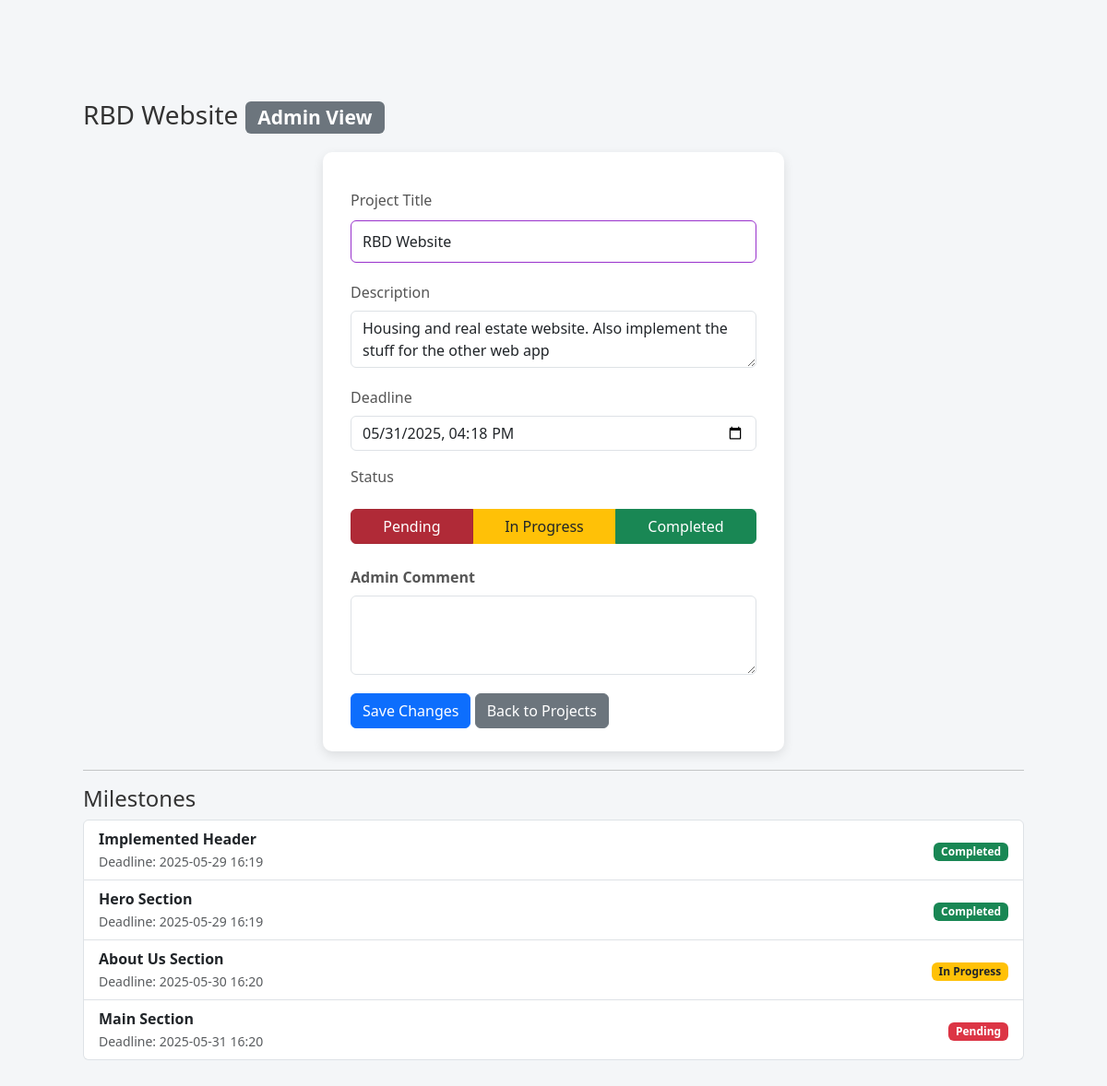
Page /admin/projects/3 (signed in) on the earlier database version.
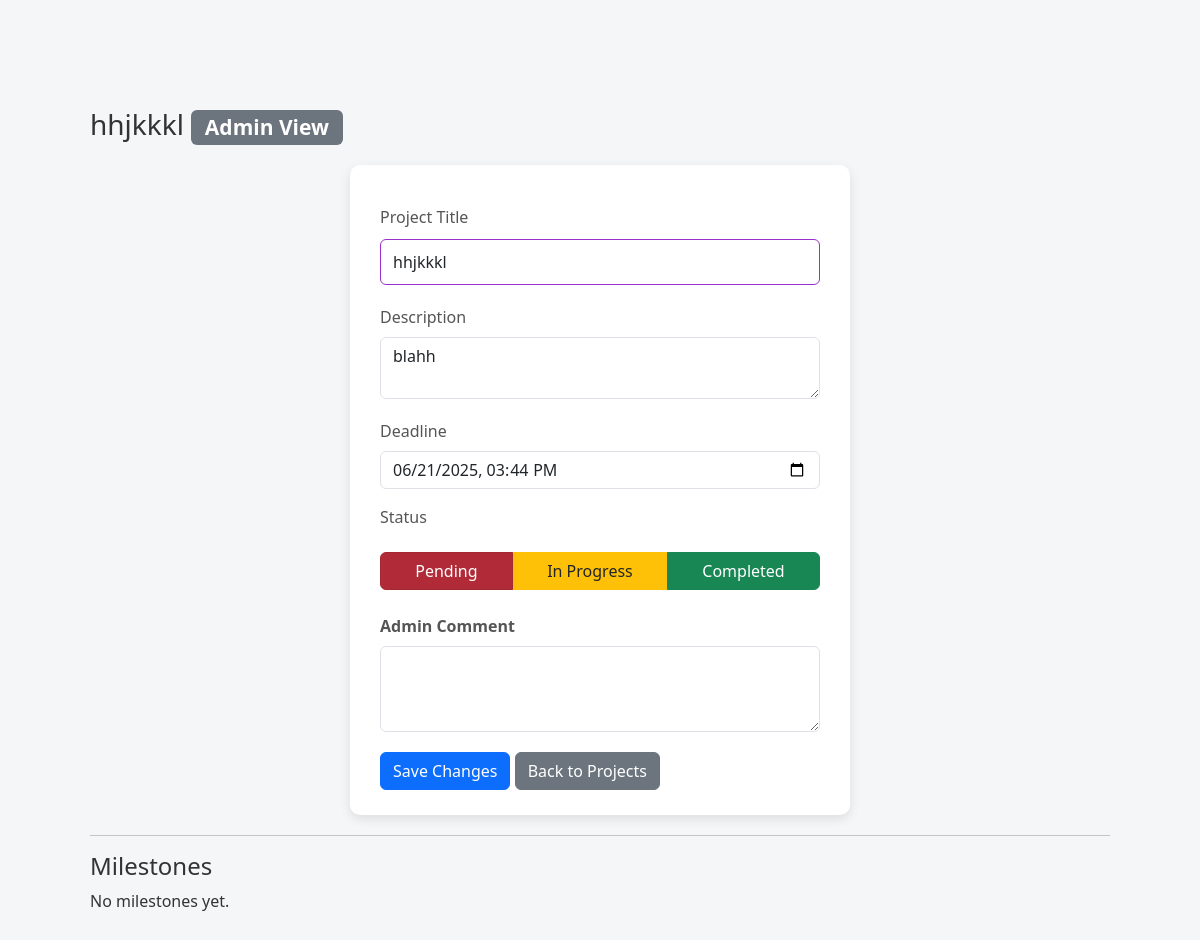
Same page on the later database version.
### app/dbmodels.py (models this page shows, shortened)
class Project(db.Model):
    id = db.Column(db.Integer, primary_key=True)
    title = db.Column(db.String(150), nullable=False)
    description = db.Column(db.Text, nullable=False)
    tasks = db.relationship("Task", backref="project", cascade="all, delete-orphan", passive_deletes=True)
    milestones = db.relationship("Milestone", backref="project", cascade="all, delete-orphan", passive_deletes=True)
    user_id = db.Column(db.Integer, db.ForeignKey('user.id', ondelete="CASCADE"), nullable=False)
    user = db.relationship('User', back_populates='projects')
    deadline = db.Column(db.DateTime, nullable=False, default = datetime.now(timezone.utc)) # default to current time in UTC
    status = db.Column(db.String(20), nullable=False, default="Pending")
    comment = db.Column(db.Text, nullable=True)

class Milestone(db.Model):
    id = db.Column(db.Integer, primary_key=True)
    name = db.Column(db.String(140), nullable=False)
    deadline = db.Column(db.DateTime, nullable=False)
    project_id = db.Column(db.Integer, db.ForeignKey("project.id", ondelete="CASCADE"), nullable=False) # ondelete="CASCADE" ensures that if a project is deleted, its milestones are also deleted
    tasks = db.relationship("Task", backref="milestone", lazy="dynamic")
    status = db.Column(db.String(20), nullable=False, default="Pending")

### app/routes.py (the view, shortened to what this page needs)
@main.route('/admin/projects/<int:project_id>', methods=['GET', 'POST'])
@login_required
def admin_project_detail(project_id):
    if current_user.role != "admin":
        abort(403)
    project = Project.query.get_or_404(project_id)
    return render_template('admin_project_detail.html', project=project)

### app/__init__.py (called while the page is built)
def create_app():
    app= Flask(__name__)
    app.config.from_object("config.Config") # load app config from config.py
    db.init_app(app)
    migrate.init_app(app, db)
    login_manager.init_app(app)
    from .admin import init_admin
    init_admin(app)
    login_manager.login_view = "main.login"
    login_manager.login_message_category ="info"
    from .dbmodels import User
    @login_manager.user_loader
    def load_user(user_id):
        return User.query.get(int(user_id))
    from .routes import main
    app.register_blueprint(main)
    return app

### app/templates/admin_project_detail.html (shortened to what this page needs)
{% extends "base.html" %}
{% block content %}
<div class="container mt-4">
  <h3>{{ project.title }} <span class="badge bg-secondary">Admin View</span></h3>
  <form method="POST">
    <div class="mb-3">
      <label class="form-label">Project Title</label>
      <input type="text" name="title" class="form-control" value="{{ project.title }}" required>
    </div>
    <div class="mb-3">
      <label class="form-label">Description</label>
      <textarea name="description" class="form-control" required>{{ project.description }}</textarea>
    </div>
    <div class="mb-3">
      <label class="form-label">Deadline</label>
      <input type="datetime-local" name="deadline" class="form-control"
        value="{{ project.deadline.strftime('%Y-%m-%dT%H:%M') if project.deadline else '' }}" required>
    </div>
    <div class="mb-3">
      <label class="form-label">Status</label>
      <div class="btn-group w-100" role="group" aria-label="Status">
        <label class="btn btn-danger" for="pending">Pending</label>
        <label class="btn btn-warning text-dark" for="inprogress">In Progress</label>
        <label class="btn btn-success" for="completed">Completed</label>
      </div>
    </div>
    <div class="mb-3">
      <label for="comment" class="form-label"><strong>Admin Comment</strong></label>
      <textarea name="comment" id="comment" class="form-control" rows="3">{{ project.comment or '' }}</textarea>
    </div>
    <button type="submit" class="btn btn-primary">Save Changes</button>
    <a href="{{ url_for('main.admin_projects') }}" class="btn btn-secondary">Back to Projects</a>
  </form>
  <hr>
  <h4>Milestones</h4>
  {% if project.milestones %}
    <ul class="list-group">
      {% for milestone in project.milestones %}
        <li class="list-group-item d-flex justify-content-between align-items-center">
          <div>
            <strong>{{ milestone.name }}</strong>
            <br>
            <small class="text-muted">Deadline: {{ milestone.deadline.strftime('%Y-%m-%d %H:%M') if milestone.deadline else 'No deadline set' }}</small>
          </div>
          <span>
            {% if milestone.status == 'Completed' %}
              <span class="badge bg-success">Completed</span>
            {% elif milestone.status == 'Pending' %}
              <span class="badge bg-danger">Pending</span>
            {% elif milestone.status == 'In Progress' %}
              <span class="badge bg-warning text-dark">In Progress</span>
            {% else %}
              <span class="badge bg-secondary">Unknown</span>
            {% endif %}
          </span>
        </li>
      {% endfor %}
    </ul>
  {% else %}
    <p>No milestones yet.</p>
  {% endif %}
</div>
{% endblock %}

### app/templates/base.html (shortened to what this page needs)
<!DOCTYPE html>
<html lang="en">
<head>
    <link href="https://cdn.jsdelivr.net/npm/bootstrap@5.3.0/dist/css/bootstrap.min.css" rel="stylesheet">
    <link rel="stylesheet" href="{{ url_for('static', filename='style.css') }}">
</head>
<body>
    <div class="container mt-4">
        {% block content %}{% endblock %}
    </div>
</body>
</html>

### app/static/style.css (style rules this page uses)
body { background-color: #f2f2f2; font-family: Arial, sans-serif; display: flex; justify-content: center; align-items: center; height: 100vh; margin: 0; }
input[type="text"], input[type="password"] { width: 100%; padding: 12px 15px; margin: 10px 0; border: 1px solid #ccc; border-radius: 6px; box-sizing: border-box; }
body { font-family: "Segoe UI", Tahoma, Geneva, Verdana, sans-serif; background-color: #f0f2f5; margin: 0; padding: 0; display: flex; justify-content: center; align-items: center; height: 100vh; }
form { background-color: white; padding: 30px 40px; border-radius: 10px; box-shadow: 0 4px 12px rgba(0, 0, 0, 0.1); width: 350px; }
label { display: block; margin-top: 15px; margin-bottom: 5px; color: #555; font-weight: bold; }
input[type="text"], input[type="email"], input[type="password"] { width: 100%; padding: 12px 15px; margin: 10px 0; border: 1px solid #ccc; border-radius: 6px; box-sizing: border-box; }
a { color: #007bff; text-decoration: none; }
body { background-color: #f4f6f8; font-family: "Segoe UI", Tahoma, Geneva, Verdana, sans-serif; color: #333; margin: 0; padding: 0; }
.container { padding: 30px; border-radius: 12px; }
label { font-weight: bold; margin-bottom: 8px; display: block; }
input[type="text"], input[type="datetime"], input[type="checkbox"], textarea, select { width: 100%; padding: 10px 12px; border: 1px solid #ccc; border-radius: 8px; box-sizing: border-box; transition: 0.3s ease; }
body { font-family: "Segoe UI", Tahoma, Geneva, Verdana, sans-serif; background-color: #f4f6f8; margin: 0; padding: 0; display: flex; justify-content: center; align-items: flex-start; min-height: 100vh; }
form { background-color: #ffffff; padding: 25px 30px; border-radius: 10px; box-shadow: 0 4px 10px none; width: 100%; max-width: 500px; margin: 20px auto; }
label { display: block; margin-bottom: 8px; color: #555; font-weight: 500; }
input[type="text"], textarea { width: 100%; padding: 10px 12px; margin-bottom: 20px; border: 1px solid #9932cc; border-radius: 6px; font-size: 16px; transition: border-color 0.3s ease; }

Differences in the rows shown:
removed Milestone: name "Implemented Header", deadline "2025-05-29 16:19", status "Completed"
removed Milestone: name "Hero Section", deadline "2025-05-29 16:19", status "Completed"
removed Milestone: name "About Us Section", deadline "2025-05-30 16:20", status "In Progress"
removed Milestone: name "Main Section", deadline "2025-05-31 16:20", status "Pending"
changed Project: title "RBD Website" → "hhjkkkl"; description "Housing and real estate website. Also implement the stuff for the other web app" → "blahh"; deadline "05/31/2025 16:18" → "06/21/2025 15:44"
Other differences:
text now shown: "No milestones yet."
